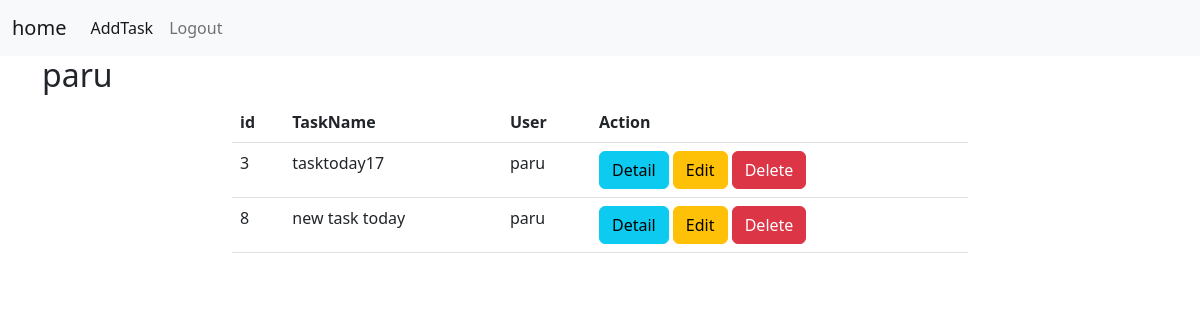
/todos/all/ (signed in), run on an earlier commit of the app's database.
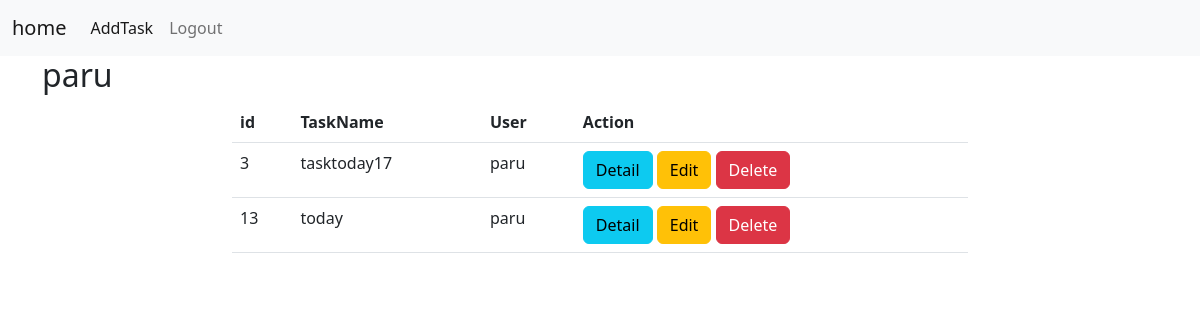
And on a later commit of the database.
### task/models.py (models this page shows, shortened)
class Task(models.Model):
    task_name=models.CharField(max_length=120)
    user=models.ForeignKey(User,on_delete=models.CASCADE)
    created_date=models.DateTimeField(auto_now_add=True)
    status=models.BooleanField(default=False)

### task/views.py (the view)
# urls.py: path("todos/all/",TaskListView.as_view(),name="todo-all"),
@method_decorator(signin_required,name="dispatch")
class TaskListView(ListView):
    model=Task
    template_name="tasklist.html"
    context_object_name='todos'
    def get_queryset(self):
        return Task.objects.filter(user=self.request.user)

### task/views.py (called while the page is built)
def signin_required(fn):
    def wrapper(request,*args,**kwargs):
        if not request.user.is_authenticated:
            return redirect("signin")
        else:
            return fn(request,*args,**kwargs)
    return wrapper

### task/templates/tasklist.html (shortened to what this page needs)
{%extends 'base.html'%}
{%block body_block%}
<div class="container">
    <h2>{{request.user}}</h2>
    <div class="row">
        <div class="col-2"></div>
        <div class="col-8">
            <table class="table">
                <tr>
                    <th>id</th>
                    <th>TaskName</th>
                    <th>User</th>
                    <th>Action</th>
                </tr>
                {%for task in todos%}
                <tr>
                    <td>{{task.id}}</td>
                    <td>{{task.task_name}}</td>
                    <td>{{task.user}}</td>
                    <td><a href="{%url 'todo-detail' task.id %}" class="btn btn-info">Detail</a>
                        <a href="{%url 'todo-update' task.id%}" class="btn btn-warning">Edit</a>
                        <a href="{%url 'todo-delete' task.id %}" class="btn btn-danger">Delete</a></td>
                </tr>
                {%endfor%}
            </table>
        </div>
        <div class="col-2"></div>
    </div>
</div>
{%endblock%}

What changed in the data, as far as the page shows it:
removed Task: id "8", task_name "new task today", user "paru"
added Task: id "13", task_name "today", user "paru"
